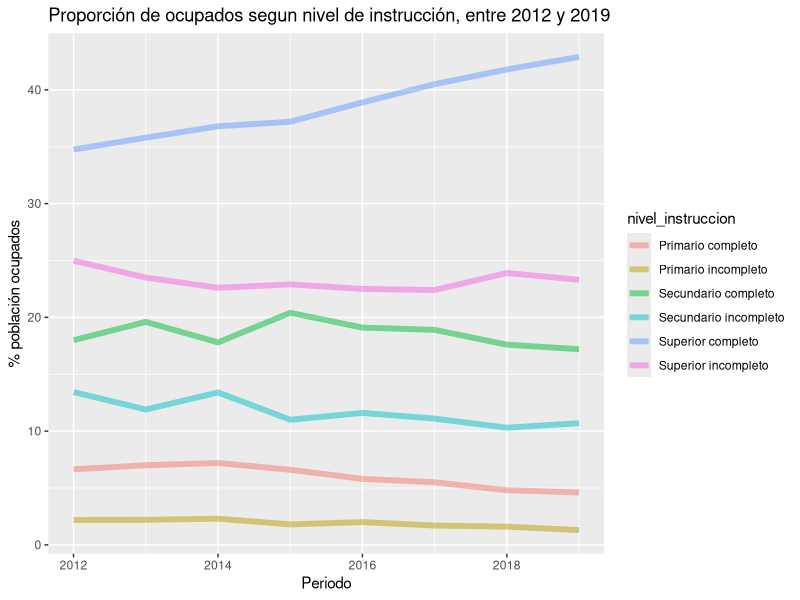
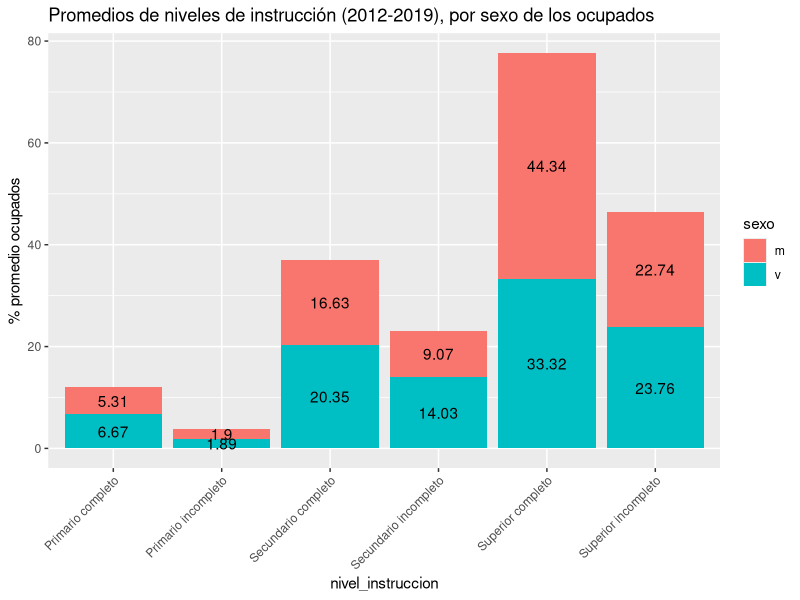
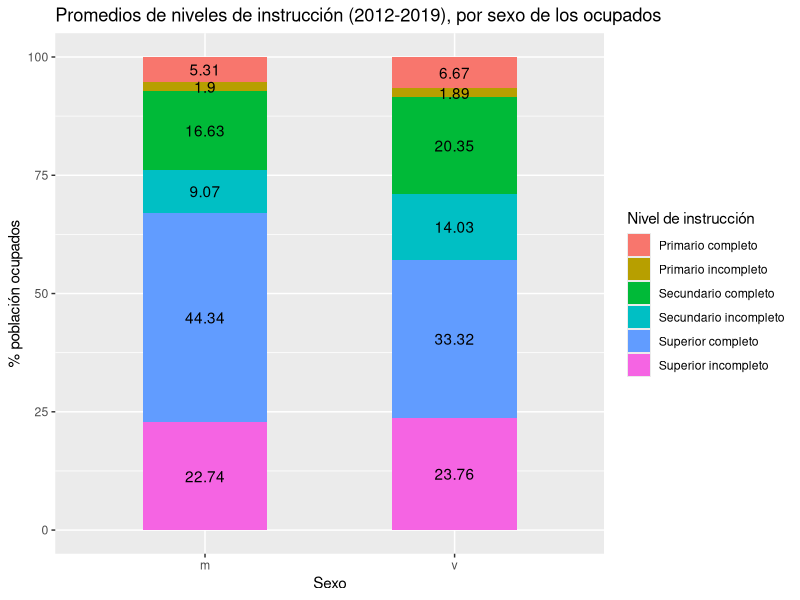
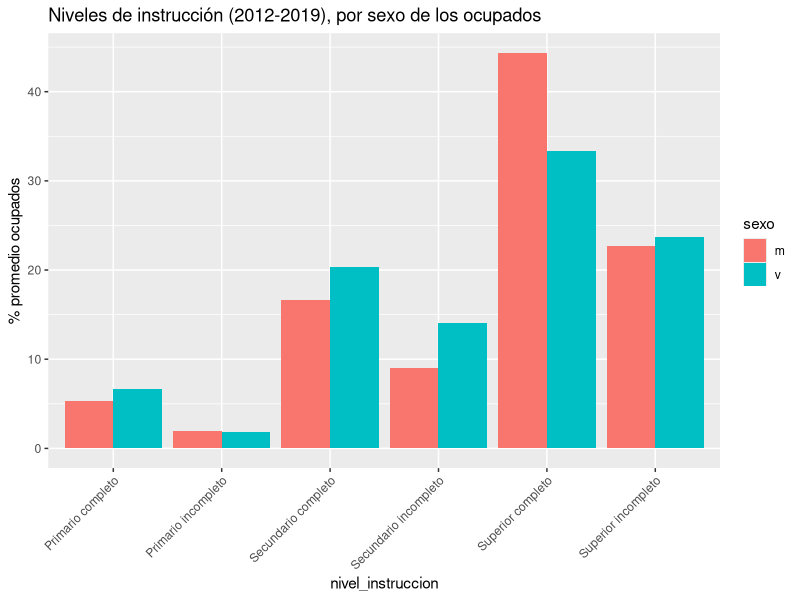
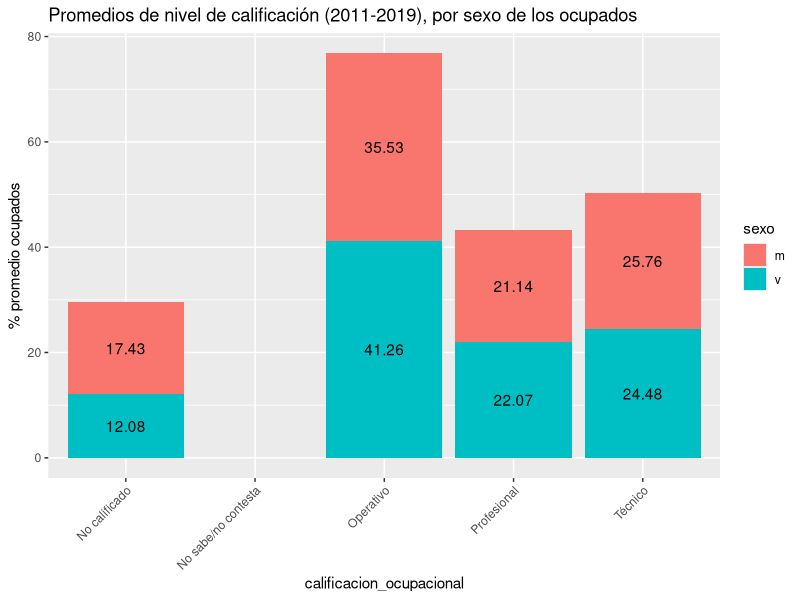

R code for these plots, in order:
## ---- chunk 1
knitr::opts_chunk$set(echo = TRUE)
 
# Cargar los paquetes necesarios acá
library(readr)
library(dplyr)
library(ggplot2)
library(tidyr)

## ---- chunk 2

## Lectura de los archivos

nivel_educativo_sexo_anio <- read_csv("datos/max_neduc_ocup_sexo__annio__n_instruc_limpio.csv")

## ---- chunk 3
head(nivel_educativo_sexo_anio,10)
## ---- chunk 4

## Exploración de los datos

#verificar tipo de datos data.frame
class(nivel_educativo_sexo_anio)

# nombres de las variables
names(nivel_educativo_sexo_anio)

#tipo de dato de las variables
str(nivel_educativo_sexo_anio)

#ver cantidad de filas (observaciones) y columnas (variables)

nrow(nivel_educativo_sexo_anio)
ncol(nivel_educativo_sexo_anio)


## ---- chunk 5
#verificamos que no haya valores nulos en el data.frame

any(is.na(nivel_educativo_sexo_anio$anio)) &
any(is.na(nivel_educativo_sexo_anio$sexo)) &
any(is.na(nivel_educativo_sexo_anio$nivel_instruccion)) &
any(is.na(nivel_educativo_sexo_anio$porc_poblacion))

## ---- chunk 6
#verificamos que todos los valores sean positivos en la columna porcentaje

filter(nivel_educativo_sexo_anio,porc_poblacion<0)


## ---- chunk 7

nivel_educativo_sexo_anio<-nivel_educativo_sexo_anio |> 
  mutate(porcentaje_poblacion = round(porc_poblacion,2))

## ---- chunk 8
nivel_educativo_sexo_anio |> 
  filter(sexo=='m' |sexo=='v') |>
  group_by(sexo, nivel_instruccion) |> 
  summarise(porcentaje_poblacion_media = mean(porcentaje_poblacion),porcentaje_poblacion_sd = sd(porcentaje_poblacion))


## ---- chunk 9

nivel_educativo_sexo_anio |> 
  filter(sexo=='m' |sexo=='v') |>
  group_by(sexo, nivel_instruccion) |> 
  summarise(porcentaje_poblacion_max = max(porcentaje_poblacion,na.rm=TRUE),porcentaje_poblacion_min = min(porcentaje_poblacion,na.rm=TRUE), rango=max(porcentaje_poblacion,na.rm=TRUE)-min(porcentaje_poblacion,na.rm=TRUE))
            

## ---- chunk 10

nivel_educativo_sexo_anio|>
  filter(sexo=="TOTAL")|>
  ggplot(aes(anio,porc_poblacion))+
  geom_line(aes(group=nivel_instruccion,color=nivel_instruccion), size=2,alpha = 0.5)+
   labs(title = "Proporción de ocupados segun nivel de instrucción, entre 2012 y 2019",
        x = "Periodo", 
        y = "% población ocupados")

## ---- chunk 11
  nivel_educativo_sexo_anio|>
  filter(sexo != "TOTAL")|>
  group_by(nivel_instruccion, sexo)|>
    summarise(promedio_poblacion = round(mean(porc_poblacion),2))|>
  spread(sexo,promedio_poblacion) |> rename(Mujer=m,Varon=v) 

## ---- chunk 12
nivel_educativo_sexo_anio|>
  filter(sexo != "TOTAL")|>
  group_by(nivel_instruccion, sexo)|>
    summarise(promedio_poblacion = round(mean(porc_poblacion),2))|>
  ggplot(aes(nivel_instruccion , promedio_poblacion , fill=sexo))+
  geom_col(position = "stack")+
  geom_text(aes(label = promedio_poblacion, group = factor(sexo)), position = position_stack(0.5))+
    labs(title = "Promedios de niveles de instrucción (2012-2019), por sexo de los ocupados", y="% promedio ocupados")+
  theme(axis.text.x = element_text(angle = 45, vjust = 1, hjust=1))


## ---- chunk 13

nivel_educativo_sexo_anio|>
  filter(sexo != "TOTAL")|>
  group_by(nivel_instruccion, sexo)|>
  summarise(promedio_poblacion = round(mean(porc_poblacion),2))|>
  ggplot(aes(sexo, promedio_poblacion))+
  geom_col(aes(width = 0.5, fill = factor(nivel_instruccion)))+
  geom_text(aes(label = promedio_poblacion, group = factor(nivel_instruccion)), position = position_stack(0.5))+
  scale_fill_discrete(name = "Nivel de instrucción")+
  labs(title = "Promedios de niveles de instrucción (2012-2019), por sexo de los ocupados", 
       x = "Sexo", 
       y="% población ocupados")

## ---- chunk 14
nivel_educativo_sexo_anio|>
  filter(sexo != "TOTAL")|>
  group_by(nivel_instruccion, sexo)|>
  summarise(promedio_poblacion = round(mean(porc_poblacion),2))|>
  ggplot() +  
  geom_bar(aes(x = nivel_instruccion, y = promedio_poblacion, fill = sexo),
           stat = 'identity', position = 'dodge')+
   labs(title = "Niveles de instrucción (2012-2019), por sexo de los ocupados", y="% promedio ocupados")+
  theme(axis.text.x = element_text(angle = 45, vjust = 1, hjust=1))

## ---- chunk 15
for(anio in 2012:2019) {
 nivel_educativo_sexo_anio|>
  filter(sexo=="TOTAL")|>
  ggplot(aes(anio,porc_poblacion))+
  geom_line(aes(group=nivel_instruccion,color=nivel_instruccion), linewidth=2,alpha = 0.5)+
   labs(title = "Proporción de ocupados segun nivel de instrucción, entre 2012 y 2019",
        x = "Periodo", 
        y = "% población ocupados")
}
## ---- chunk 16
library(readr)
calif_ocup_sexo_annio_calif_ocup_limpio <- read_csv("datos/calif_ocup_sexo__annio__calif_ocup_limpio.csv")
## ---- chunk 17
colnames(calif_ocup_sexo_annio_calif_ocup_limpio)
## ---- chunk 18
calif_ocup_sexo_annio_calif_ocup_limpio|>
    group_by(sexo,calificacion_ocupacional)|>
  summarise(promedio_poblacion = mean(porc_calif_ocupacional),na.rm=TRUE)
## ---- chunk 19
calif_ocup_sexo_annio_calif_ocup_limpio$porc_calif_ocupacional <- as.numeric(calif_ocup_sexo_annio_calif_ocup_limpio$porc_calif_ocupacional, na.rm=TRUE)
## ---- chunk 20
calif_ocup_sexo_annio_calif_ocup_limpio|>
    group_by(sexo,calificacion_ocupacional)|>
  summarise(promedio_calificacion = round(mean(porc_calif_ocupacional), 2))|>
  ggplot(aes(calificacion_ocupacional , promedio_calificacion , fill=sexo))+
  geom_col(position = "stack")+
  geom_text(aes(label = promedio_calificacion, group = factor(sexo)), position = position_stack(0.5))+
    labs(title = "Promedios de nivel de calificación (2011-2019), por sexo de los ocupados", y="% promedio ocupados")+
  theme(axis.text.x = element_text(angle = 45, vjust = 1, hjust=1))
